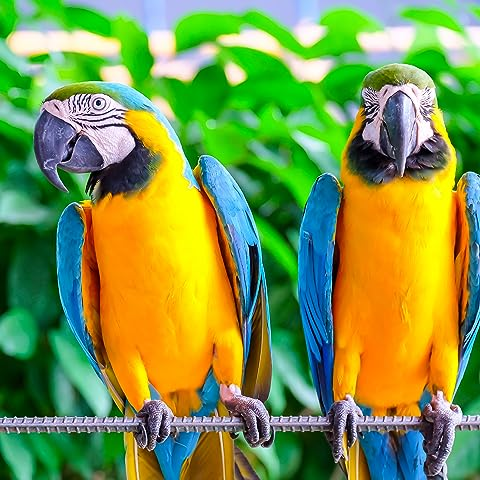
#> input picture MSc-2/computer-vision/HW2/HW2_img.jpeg, 480 x 480 px
$ jupyter execute HW2.ipynb
#> lines starting #> are read from the running program, lines starting #| are printed output that depends on the picture
[cell 1]
import cv2
import numpy as np
import matplotlib.pyplot as plt

[cell 2]
from google.colab import files
uploaded = files.upload()
#> the answer given: HW2_img.jpeg

[cell 3]
bgr_img = cv2.imread('HW2_img.jpeg', cv2.IMREAD_COLOR)
#> bgr_img is the input picture: shape (480, 480, 3); mean B, G, R 73.2, 150.8, 123.7
plt.imshow(bgr_img)

[cell 4]
rgb_img = cv2.cvtColor(bgr_img, cv2.COLOR_BGR2RGB)
plt.imshow(rgb_img)

[cell 5]
gray_img = cv2.cvtColor(bgr_img, cv2.COLOR_BGR2GRAY)
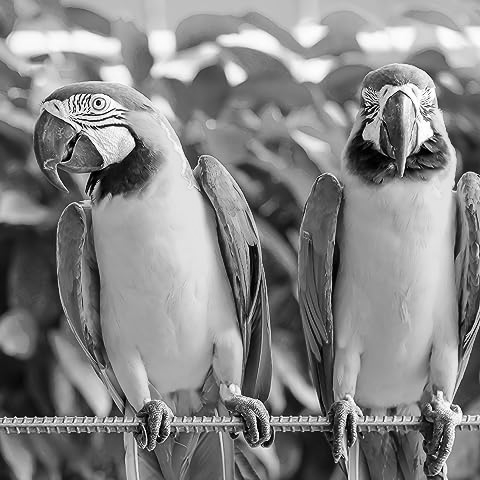
#> gray_img: shape (480, 480); min 0, max 255, mean 133.9
plt.imshow(gray_img, cmap=plt.cm.gray)

[cell 6]
mean = 0
stddev = 180
noise = np.zeros(rgb_img.shape, np.uint8)
cv2.randn(noise, mean, stddev)
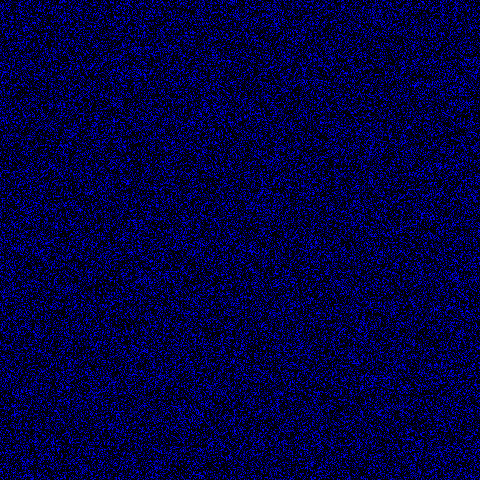
#> noise: shape (480, 480, 3); mean of channels 0, 1, 2 65.3, 0, 0; drawn as B, G, R
rgb_img_gn = cv2.add(rgb_img, noise)
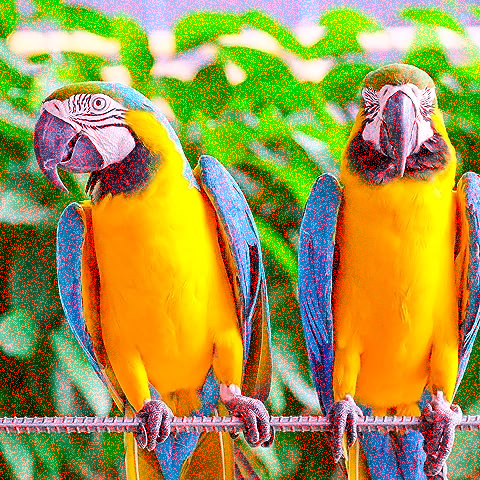
#> rgb_img_gn: shape (480, 480, 3); mean R, G, B 162.9, 150.8, 73.2
plt.imshow(rgb_img_gn)

[cell 7]
str = ["3 by 3 kernel size", "5 by 5 kernel size", "7 by 7 kernel size", "9 by 9 kernel size"]
j = 3
for i in range(0, 4):
  blur_rgb_img = cv2.blur(rgb_img_gn, (i + j, i + j))
  plt.subplot(2, 2, i + 1)
  plt.imshow(blur_rgb_img)
  plt.title(str[i])
  j = j + 1
#> this loop made 4 passes
#> pass 2, `blur_rgb_img = cv2.blur(rgb_img_gn, (i + j, i + j))`:
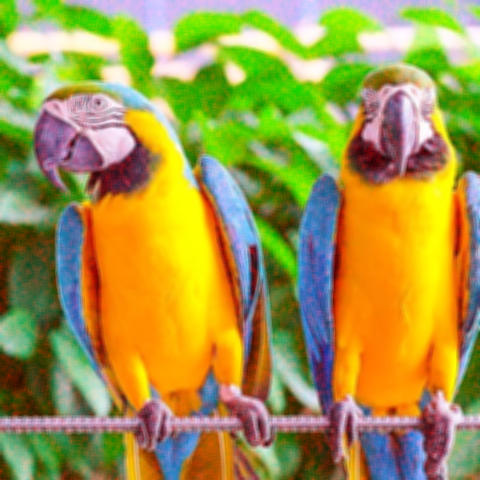
#> blur_rgb_img: shape (480, 480, 3); mean R, G, B 162.9, 150.8, 73.2
#> after the loop, j = 7
plt.suptitle("Blurring filter")
plt.subplots_adjust(left=0.1, bottom=0.1, right=0.9, top=0.9, wspace=0.4, hspace=0.4)
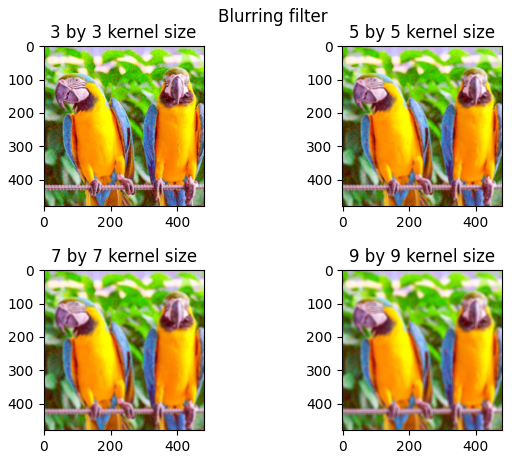
#> figure drawn by matplotlib, 4 panels

[cell 8]
str = ["3 by 3 kernel size", "5 by 5 kernel size", "7 by 7 kernel size", "9 by 9 kernel size"]
j = 3
for i in range(0, 4):
  gaussian_img = cv2.GaussianBlur(rgb_img_gn , (i + j, i + j), 0, 0)
  plt.subplot(2, 2, i + 1)
  plt.imshow(gaussian_img)
  plt.title(str[i])
  j = j + 1
#> after the loop, j = 7
plt.suptitle("Gaussian filter")
plt.subplots_adjust(left=0.1, bottom=0.1, right=0.9, top=0.9, wspace=0.4, hspace=0.4)

[cell 9]
str = ["3 by 3 kernel size", "5 by 5 kernel size", "7 by 7 kernel size", "9 by 9 kernel size"]
j = 3
for i in range(0, 4):
  med_img = cv2.medianBlur(rgb_img_gn , i + j)
  plt.subplot(2, 2, i + 1)
  plt.imshow(med_img)
  plt.title(str[i])
  j = j + 1
#> this loop made 4 passes
#> pass 1, `med_img = cv2.medianBlur(rgb_img_gn , i + j)`:
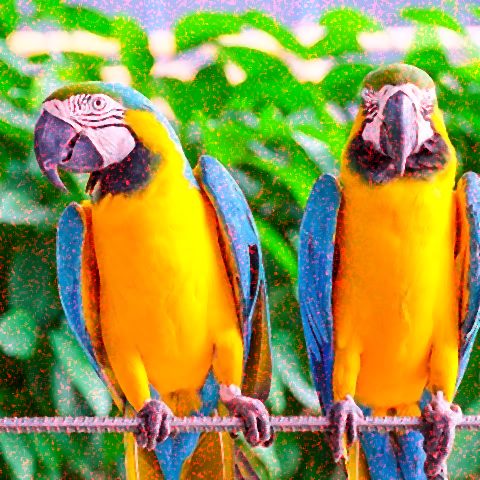
#> med_img: shape (480, 480, 3); mean R, G, B 150, 150.7, 72.7
#> pass 3, `med_img = cv2.medianBlur(rgb_img_gn , i + j)`:
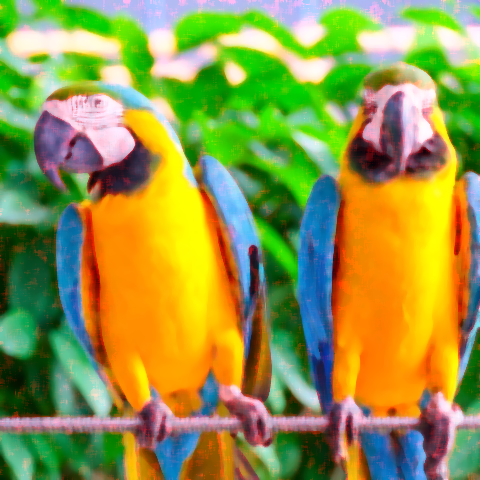
#> med_img: shape (480, 480, 3); mean R, G, B 147.3, 150.9, 71.8
#> after the loop, j = 7
plt.suptitle("Median filter")
plt.subplots_adjust(left=0.1, bottom=0.1, right=0.9, top=0.9, wspace=0.4, hspace=0.4)
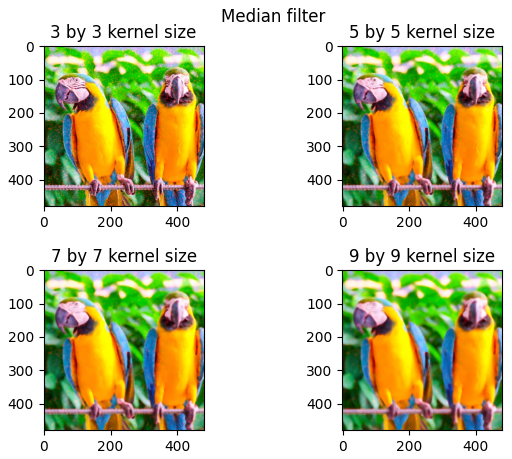
#> figure drawn by matplotlib, 4 panels

[cell 10]
# Apply an edge detection filter to the image
canny_img = cv2.Canny(rgb_img, 80, 80)
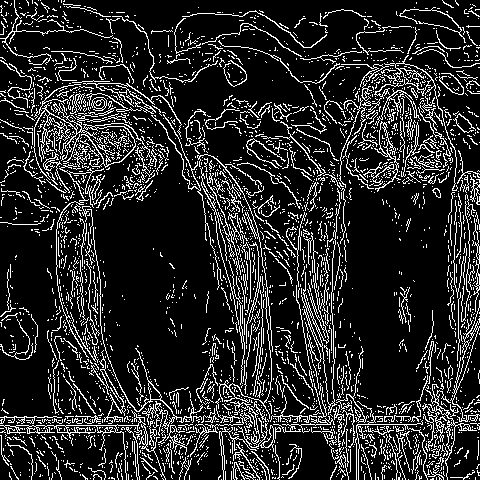
#> canny_img: shape (480, 480); 15.9% white in thin lines or dots
plt.subplot(1, 3, 1)
plt.imshow(canny_img)

t_lower = 50  # low threshold
t_upper = 150  # High threshold
aperture_size = 5 # Aperture size
L2Gradient = True

# Apply Canny Edge filter with L2Gradient = True
canny_img = cv2.Canny(rgb_img,  t_lower, t_upper, apertureSize = aperture_size, L2gradient = L2Gradient)
#> canny_img: shape (480, 480); 21% white in thin lines or dots
plt.subplot(1, 3, 2)
plt.imshow(canny_img)

aperture_size = 7
canny_img = cv2.Canny(rgb_img,  t_lower, t_upper, apertureSize = aperture_size, L2gradient = L2Gradient)
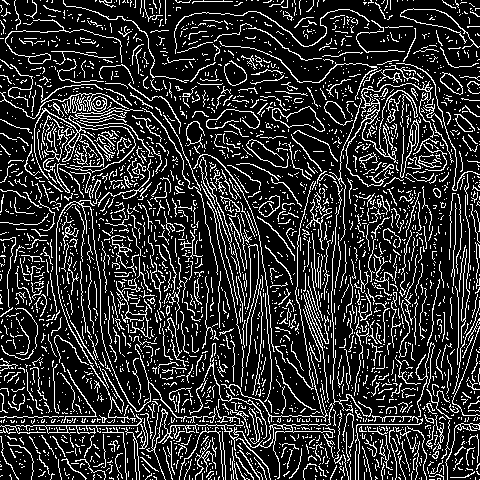
#> canny_img: shape (480, 480); 18.7% white in thin lines or dots
plt.subplot(1, 3, 3)
plt.imshow(canny_img)
